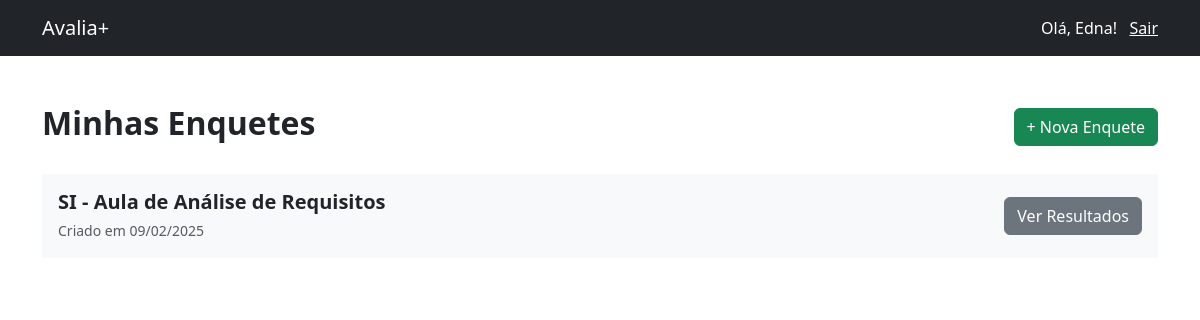
The page /professor/enquetes (signed in) on the database as committed earlier.
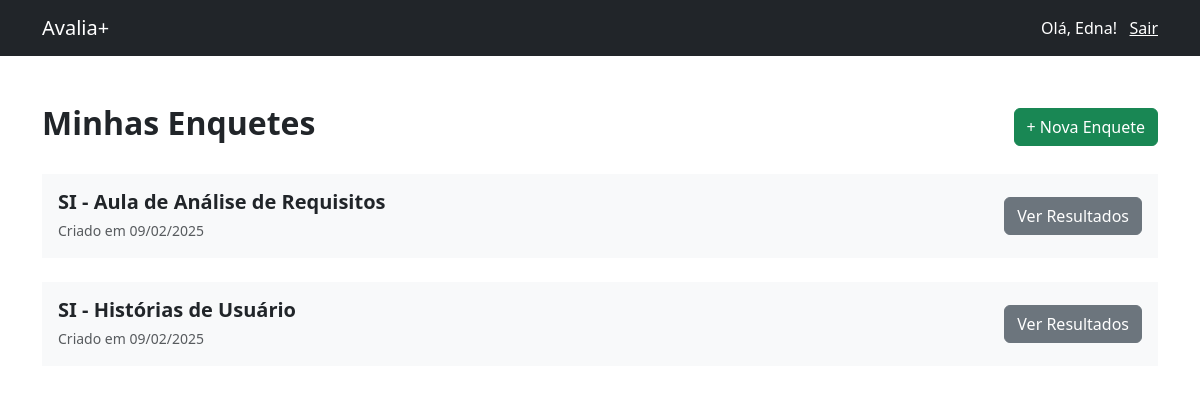
The same page on the database as committed later.
### tables this page shows
CREATE TABLE usuarios (
          id INTEGER PRIMARY KEY AUTOINCREMENT,
          nome TEXT NOT NULL,
          email TEXT NOT NULL UNIQUE,
          senha TEXT NOT NULL,
          perfil TEXT DEFAULT 'aluno',
          criado_em TIMESTAMP DEFAULT CURRENT_TIMESTAMP
        );

CREATE TABLE enquetes (
          id INTEGER PRIMARY KEY AUTOINCREMENT,
          titulo TEXT NOT NULL,
          perguntas TEXT,
          usuario_id INTEGER NOT NULL,
          criado_em TIMESTAMP DEFAULT CURRENT_TIMESTAMP,
          FOREIGN KEY (usuario_id) REFERENCES usuarios(id) ON DELETE CASCADE
        );

### routes.py (the view, shortened to what this page needs)
@login_required
def professor_enquetes():
  if current_user.perfil != 'professor':
    return redirect(url_for('index'))
  if request.method == 'GET':
    enquetes = db.recuperar_enquetes(current_user.id)
    return render_template('professor/enquetes.html', enquetes=enquetes)

### auth.py (called while the page is built)
    @self.login_manager.user_loader
    def load_user(user_id):
      return self.db.recuperar_usuario(user_id)

### database.py (called while the page is built)
  def _connect(self):
    return sqlite3.connect(self.db_name)

  def recuperar_usuario(self, id):
    conn = self._connect()
    cursor = conn.cursor()
    cursor.execute('SELECT id, email, nome, senha, perfil FROM usuarios WHERE id = ?', (id,))
    usuario = cursor.fetchone()
    conn.close()
    if usuario:
      return User(usuario[0], usuario[1], usuario[2], usuario[3], usuario[4])
    else:
      return None

  def recuperar_enquetes(self, usuario_id=None):
    try:
      conn = self._connect()
      cursor = conn.cursor()
      if usuario_id:
        cursor.execute('SELECT * FROM enquetes WHERE usuario_id = ?', (usuario_id,))
      else:
        cursor.execute('SELECT * FROM enquetes')
      enquetes = cursor.fetchall()
      enquetes = [{'id': enquete[0],
                  'titulo': enquete[1],
                  'perguntas': enquete[2],
                  'usuario_id': enquete[3],
                  'criado_em': datetime.strptime(enquete[4], '%Y-%m-%d %H:%M:%S').strftime('%d/%m/%Y')}
                  for enquete in enquetes]
      conn.close()
      return enquetes
    except Exception as e:
      flash('Erro ao buscar enquetes: ' + str(e))
      return []

### templates/professor/enquetes.html (shortened to what this page needs)
{% extends "index.html" %}
{% block content %}
  <div class="container py-5">
    <div class="d-flex w-100 justify-content-between align-items-center">
      <h2><strong>Minhas Enquetes</strong></h2>
      <a href="{{ url_for('professor_nova_enquete') }}" class="btn btn-success">+ Nova Enquete</a>
    </div>
    <div class="mt-4">
      {% for enquete in enquetes %}
        <div class="bg-light p-3 d-flex justify-content-between align-items-center mt-4">
          <div>
            <h5 class="mb-0"><strong>{{ enquete.titulo }}</strong></h5>
            <div class="text-muted pt-1">
              <small>Criado em {{ enquete.criado_em }}</small>
            </div>
          </div>
          <a href="{{ url_for('professor_ver_resultados', enquete_id=enquete.id) }}" class="btn btn-secondary">Ver Resultados</a>
        </div>
      {% endfor %}
    </div>
  </div>
{% endblock %}

### templates/index.html (shortened to what this page needs)
<!doctype html>
<html lang="en">
  <head>
    {% block head %}
      {% block styles %}
        <link rel="stylesheet" type="text/css" href="{{url_for('static', filename='css/bootstrap.min.css')}}">
        <link rel="stylesheet" type="text/css" href="{{url_for('static', filename='css/styles.css')}}">
      {% endblock %}
    {% endblock %}
  </head>
  <body>
    {% if current_user.is_authenticated %}
      <nav class="navbar sticky-top bg-dark ">
        <div class="container">
          <a class="navbar-brand text-white" href="#">Avalia+</a>
          <span class="navbar-text text-white">
            Olá, {{ current_user.nome }}! &nbsp;
            <a href="{{url_for('logout')}}" class="text-white">Sair</a>
          </span>
        </div>
      </nav>
    {% endif %}
    {% block content %}{% endblock %}
  </body>
</html>

### static/css/styles.css (style rules this page uses)
body, html { width: 100%; height: 100%; }

Rows that differ between the two databases and show on the page:
added enquetes: titulo "SI - Histórias de Usuário", criado_em "09/02/2025"
